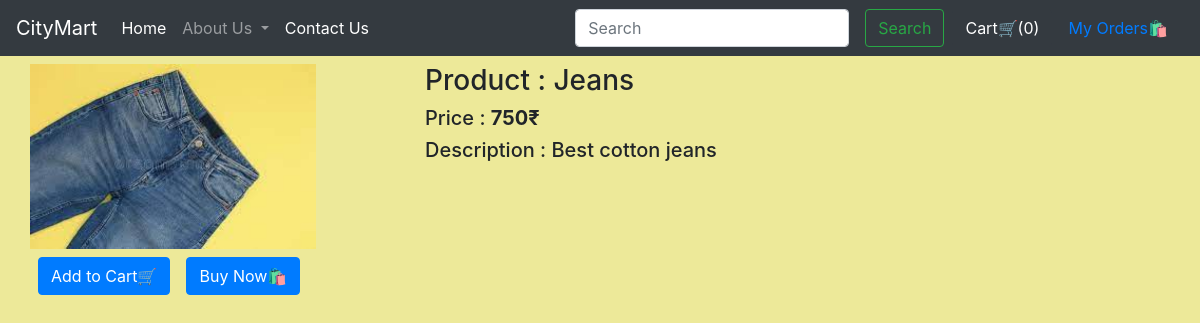
The page /products/1/ on the database its author committed.
### shop/models.py (models this page shows)
class product(models.Model):
    product_name = models.CharField(max_length=256)
    category = models.CharField(max_length=50,default="")
    subcategory = models.CharField(max_length=50,default="")
    price = models.IntegerField(default=0)
    decs = models.CharField(max_length=5000)
    pub_date =models.DateField()
    image = models.ImageField(upload_to="shop/images",default="")

### shop/views.py (the view)
# urls.py: path("products/<int:myid>/",views.productview, name='productview'),
def productview(request, myid):
    products = product.objects.filter(id=myid)
    print(products)
    return render(request,'shop/prodview.html',{'products':products[0]})

### shop/templates/shop/prodview.html (shortened to what this page needs)
{% extends 'shop/basic.html' %}
{% block body%}
<div class="container my-2">
    <div class="row ">
        <div class="col-md-4">
            <div class="row">
                <img src="/media/{{products.image}}" width="286px" height="185px">
                <button class="btn btn-primary cart mx-2 my-2">Add to Cart🛒</button>
                <button class="btn btn-primary cart mx-2 my-2">Buy Now🛍</button>
            </div>
        </div>
        <div class="col-md-8">
            <h3>Product : {{products.product_name}}</h3>
            <h5>Price : <b>{{products.price}}₹</b></h5>
            <h5>Description : {{products.decs}}</h5>
        </div>
    </div>
</div>
{%endblock%}

### rows shown on the page
product: image (picture), product_name "Jeans", price "750", decs "Best cotton jeans"
